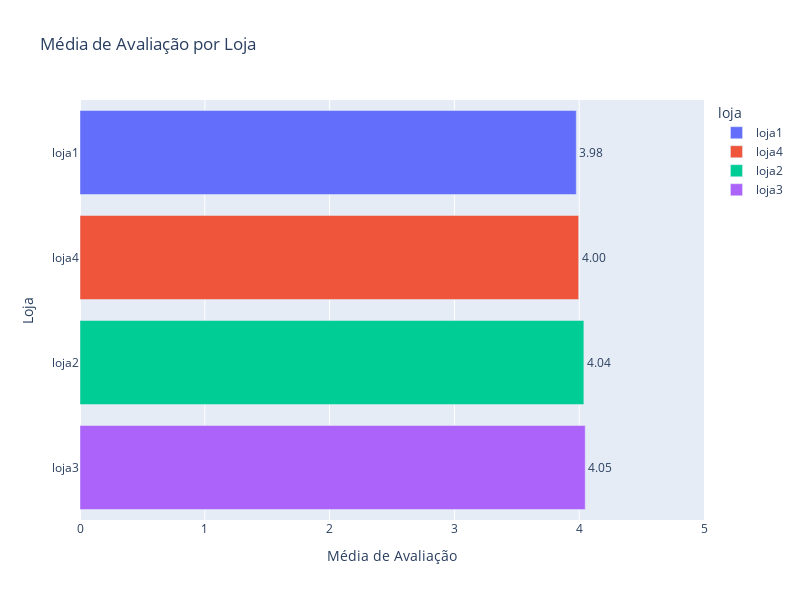

Notebook code cell kept with this figure:
### Code cell
fig_media_avaliacao_loja = px.bar(media_avaliacao_loja,
             x='Média de Avaliação',
             y='loja',
             text='Média de Avaliação',
             title='Média de Avaliação por Loja',
             color='loja',
             range_x=[0, 5],
             width=800,
             height=600)
fig_media_avaliacao_loja.update_traces(texttemplate='%{x:.2f}', textposition='outside')
fig_media_avaliacao_loja.update_layout(xaxis_title='Média de Avaliação',
                  yaxis_title='Loja',
                  uniformtext_minsize=8,
                  uniformtext_mode='hide')

fig_media_avaliacao_loja.show()

### Figure 1 — Plotly figure (JSON) as saved in the notebook; plotly's stock layout.template omitted (floating-point values rounded to 4 significant figures)
{"data": [{"hovertemplate": "loja=%{y}<br>Média de Avaliação=%{text}<extra></extra>", "legendgroup": "loja1", "marker": {"color": "#636efa", "pattern": {"shape": ""}}, "name": "loja1", "orientation": "h", "showlegend": true, "text": [3.977], "textposition": "outside", "texttemplate": "%{x:.2f}", "type": "bar", "x": [3.977], "xaxis": "x", "y": ["loja1"], "yaxis": "y"}, {"hovertemplate": "loja=%{y}<br>Média de Avaliação=%{text}<extra></extra>", "legendgroup": "loja4", "marker": {"color": "#EF553B", "pattern": {"shape": ""}}, "name": "loja4", "orientation": "h", "showlegend": true, "text": [3.996], "textposition": "outside", "texttemplate": "%{x:.2f}", "type": "bar", "x": [3.996], "xaxis": "x", "y": ["loja4"], "yaxis": "y"}, {"hovertemplate": "loja=%{y}<br>Média de Avaliação=%{text}<extra></extra>", "legendgroup": "loja2", "marker": {"color": "#00cc96", "pattern": {"shape": ""}}, "name": "loja2", "orientation": "h", "showlegend": true, "text": [4.037], "textposition": "outside", "texttemplate": "%{x:.2f}", "type": "bar", "x": [4.037], "xaxis": "x", "y": ["loja2"], "yaxis": "y"}, {"hovertemplate": "loja=%{y}<br>Média de Avaliação=%{text}<extra></extra>", "legendgroup": "loja3", "marker": {"color": "#ab63fa", "pattern": {"shape": ""}}, "name": "loja3", "orientation": "h", "showlegend": true, "text": [4.048], "textposition": "outside", "texttemplate": "%{x:.2f}", "type": "bar", "x": [4.048], "xaxis": "x", "y": ["loja3"], "yaxis": "y"}], "layout": {"barmode": "relative", "height": 600, "legend": {"title": {"text": "loja"}, "tracegroupgap": 0}, "title": {"text": "Média de Avaliação por Loja"}, "uniformtext": {"minsize": 8, "mode": "hide"}, "width": 800, "xaxis": {"anchor": "y", "domain": [0, 1], "range": [0, 5], "title": {"text": "Média de Avaliação"}}, "yaxis": {"anchor": "x", "categoryarray": ["loja3", "loja2", "loja4", "loja1"], "categoryorder": "array", "domain": [0, 1], "title": {"text": "Loja"}}}}
